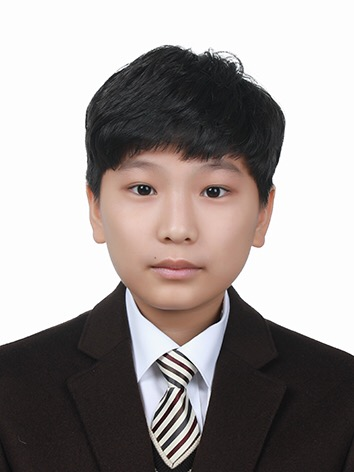
#> input picture caricature/test_img.JPG, 354 x 472 px
$ jupyter execute filter_test.ipynb
#> lines starting #> are read from the running program, lines starting #| are printed output that depends on the picture
#> further down, img is the input picture: shape (472, 354, 3); mean B, G, R 150, 151.5, 158.2
[cell 1]
import cv2

# sketch Filter
def sketch_filter(img: cv2.Mat):
    gray_image = cv2.cvtColor(img, cv2.COLOR_BGR2GRAY)
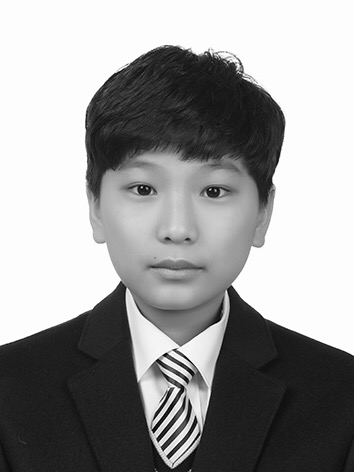
#> gray_image: shape (472, 354); min 1, max 255, mean 153.4

    ## Gray Image to Inverted Gray Image
    inverted_gray_image = 255 - gray_image
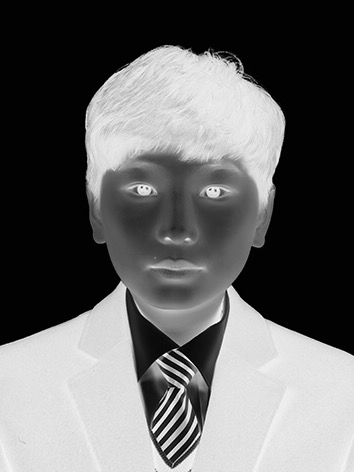
#> inverted_gray_image: shape (472, 354); min 0, max 254, mean 101.6

    ## blurring the Inverted Gray Image
    blurred_inverted_gray_image = cv2.GaussianBlur(inverted_gray_image, (19, 19), 0)
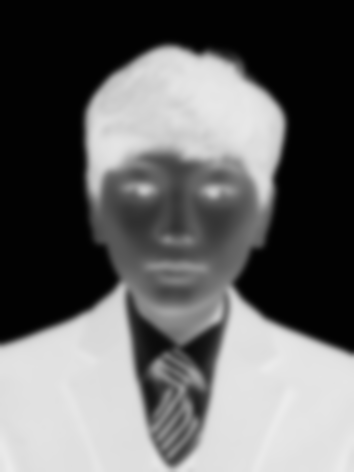
#> blurred_inverted_gray_image: shape (472, 354); min 2, max 235, mean 101.6

    ## Inverting the blurred Image
    blurred_gray_image = 255 - blurred_inverted_gray_image
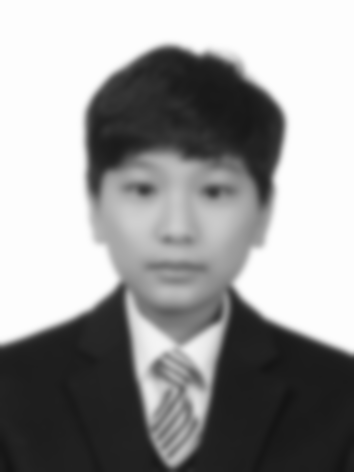
#> blurred_gray_image: shape (472, 354); min 20, max 253, mean 153.4

    ## Preparing Photo Sketch
    sketch = cv2.divide(gray_image, inverted_gray_image, scale=256.0)
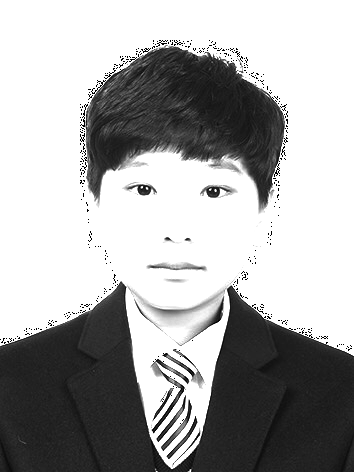
#> sketch: shape (472, 354); min 0, max 255, mean 169.6

    return sketch

[cell 2]
img = cv2.imread("test_img.JPG")
im =sketch_filter(img)
cv2.imshow("Test",im)
